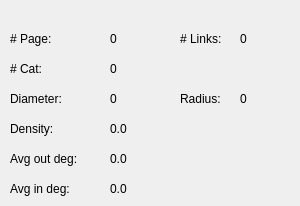
       <widget class="QWidget" name="summaryTab">
        <attribute name="title">
         <string>Summary</string>
        </attribute>
        <widget class="QLabel" name="label_3">
         <property name="geometry">
          <rect>
           <x>10</x>
           <y>30</y>
           <width>51</width>
           <height>17</height>
          </rect>
         </property>
         <property name="text">
          <string># Page:</string>
         </property>
        </widget>
        <widget class="QLabel" name="label_16">
         <property name="geometry">
          <rect>
           <x>180</x>
           <y>30</y>
           <width>51</width>
           <height>17</height>
          </rect>
         </property>
         <property name="text">
          <string># Links:</string>
         </property>
        </widget>
        <widget class="QLabel" name="label_17">
         <property name="geometry">
          <rect>
           <x>10</x>
           <y>120</y>
           <width>91</width>
           <height>17</height>
          </rect>
         </property>
         <property name="text">
          <string>Density:</string>
         </property>
        </widget>
        <widget class="QLabel" name="label_18">
         <property name="geometry">
          <rect>
           <x>10</x>
           <y>150</y>
           <width>91</width>
           <height>17</height>
          </rect>
         </property>
         <property name="text">
          <string>Avg out deg:</string>
         </property>
        </widget>
        <widget class="QLabel" name="label_19">
         <property name="geometry">
          <rect>
           <x>10</x>
           <y>180</y>
           <width>81</width>
           <height>17</height>
          </rect>
         </property>
         <property name="text">
          <string>Avg in deg:</string>
         </property>
        </widget>
        <widget class="QLabel" name="label_21">
         <property name="geometry">
          <rect>
           <x>10</x>
           <y>90</y>
           <width>71</width>
           <height>17</height>
          </rect>
         </property>
         <property name="text">
          <string>Diameter:</string>
         </property>
        </widget>
        <widget class="QLabel" name="label_22">
         <property name="geometry">
          <rect>
           <x>180</x>
           <y>90</y>
           <width>51</width>
           <height>17</height>
          </rect>
         </property>
         <property name="text">
          <string>Radius:</string>
         </property>
        </widget>
        <widget class="QLabel" name="label_23">
         <property name="geometry">
          <rect>
           <x>10</x>
           <y>60</y>
           <width>51</width>
           <height>17</height>
          </rect>
         </property>
         <property name="text">
          <string># Cat:</string>
         </property>
        </widget>
        <widget class="QLabel" name="pageCount">
         <property name="geometry">
          <rect>
           <x>110</x>
           <y>30</y>
           <width>51</width>
           <height>17</height>
          </rect>
         </property>
         <property name="text">
          <string>0</string>
         </property>
        </widget>
        <widget class="QLabel" name="catCount">
         <property name="geometry">
          <rect>
           <x>110</x>
           <y>60</y>
           <width>51</width>
           <height>17</height>
          </rect>
         </property>
         <property name="text">
          <string>0</string>
         </property>
        </widget>
        <widget class="QLabel" name="linkCount">
         <property name="geometry">
          <rect>
           <x>240</x>
           <y>30</y>
           <width>51</width>
           <height>17</height>
          </rect>
         </property>
         <property name="text">
          <string>0</string>
         </property>
        </widget>
        <widget class="QLabel" name="diameter">
         <property name="geometry">
          <rect>
           <x>110</x>
           <y>90</y>
           <width>51</width>
           <height>17</height>
          </rect>
         </property>
         <property name="text">
          <string>0</string>
         </property>
        </widget>
        <widget class="QLabel" name="radius">
         <property name="geometry">
          <rect>
           <x>240</x>
           <y>90</y>
           <width>41</width>
           <height>17</height>
          </rect>
         </property>
         <property name="text">
          <string>0</string>
         </property>
        </widget>
        <widget class="QLabel" name="density">
         <property name="geometry">
          <rect>
           <x>110</x>
           <y>120</y>
           <width>51</width>
           <height>17</height>
          </rect>
         </property>
         <property name="text">
          <string>0.0</string>
         </property>
        </widget>
        <widget class="QLabel" name="avgOutDeg">
         <property name="geometry">
          <rect>
           <x>110</x>
           <y>150</y>
           <width>51</width>
           <height>17</height>
          </rect>
         </property>
         <property name="text">
          <string>0.0</string>
         </property>
        </widget>
        <widget class="QLabel" name="avgInDeg">
         <property name="geometry">
          <rect>
           <x>110</x>
           <y>180</y>
           <width>51</width>
           <height>17</height>
          </rect>
         </property>
         <property name="text">
          <string>0.0</string>
         </property>
        </widget>
       </widget>
